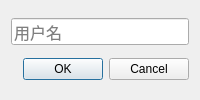
<?xml version="1.0" encoding="UTF-8"?>
<ui version="4.0">
 <class>DialogRegisterUser</class>
 <widget class="QDialog" name="DialogRegisterUser">
  <property name="geometry">
   <rect>
    <x>0</x>
    <y>0</y>
    <width>200</width>
    <height>100</height>
   </rect>
  </property>
  <property name="windowTitle">
   <string>注册用户</string>
  </property>
  <layout class="QVBoxLayout" name="verticalLayout">
   <item>
    <widget class="QLineEdit" name="lineEditUserName">
     <property name="font">
      <font>
       <pointsize>12</pointsize>
      </font>
     </property>
     <property name="maxLength">
      <number>16</number>
     </property>
     <property name="placeholderText">
      <string>用户名</string>
     </property>
    </widget>
   </item>
   <item>
    <widget class="QDialogButtonBox" name="buttonBox">
     <property name="orientation">
      <enum>Qt::Horizontal</enum>
     </property>
     <property name="standardButtons">
      <set>QDialogButtonBox::Cancel|QDialogButtonBox::Ok</set>
     </property>
    </widget>
   </item>
  </layout>
 </widget>
 <resources/>
 <connections>
  <connection>
   <sender>buttonBox</sender>
   <signal>accepted()</signal>
   <receiver>DialogRegisterUser</receiver>
   <slot>accept()</slot>
   <hints>
    <hint type="sourcelabel">
     <x>248</x>
     <y>254</y>
    </hint>
    <hint type="destinationlabel">
     <x>157</x>
     <y>274</y>
    </hint>
   </hints>
  </connection>
  <connection>
   <sender>buttonBox</sender>
   <signal>rejected()</signal>
   <receiver>DialogRegisterUser</receiver>
   <slot>reject()</slot>
   <hints>
    <hint type="sourcelabel">
     <x>316</x>
     <y>260</y>
    </hint>
    <hint type="destinationlabel">
     <x>286</x>
     <y>274</y>
    </hint>
   </hints>
  </connection>
 </connections>
</ui>
